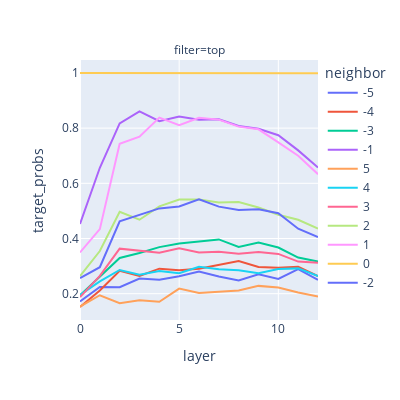

Here is the notebook cell this chart was saved with:
### Code cell
# Linear plot showing the two phases
scores = pd.read_csv(fp).sort_values(by='layer')
scores = scores[(scores['note'] == required_note) & (scores['filter']=='top')]
px.line(scores, x='layer', y='target_probs', color='neighbor', facet_col='filter', 
        width=400, height=400)

### Figure 1 — Plotly figure (JSON) as saved in the notebook; plotly's stock layout.template omitted (floating-point values rounded to 4 significant figures)
{"data": [{"hovertemplate": "neighbor=-5<br>filter=top<br>layer=%{x}<br>target_probs=%{y}<extra></extra>", "legendgroup": "-5", "line": {"color": "#636efa", "dash": "solid"}, "marker": {"symbol": "circle"}, "mode": "lines", "name": "-5", "orientation": "v", "showlegend": true, "type": "scatter", "x": [0, 1, 2, 3, 4, 5, 6, 7, 8, 9, 10, 11, 12], "xaxis": "x", "y": [0.1718, 0.2246, 0.2235, 0.2546, 0.2503, 0.263, 0.2801, 0.2625, 0.2478, 0.2705, 0.2536, 0.2889, 0.2502], "yaxis": "y"}, {"hovertemplate": "neighbor=-4<br>filter=top<br>layer=%{x}<br>target_probs=%{y}<extra></extra>", "legendgroup": "-4", "line": {"color": "#EF553B", "dash": "solid"}, "marker": {"symbol": "circle"}, "mode": "lines", "name": "-4", "orientation": "v", "showlegend": true, "type": "scatter", "x": [0, 1, 2, 3, 4, 5, 6, 7, 8, 9, 10, 11, 12], "xaxis": "x", "y": [0.1517, 0.2115, 0.283, 0.2639, 0.2906, 0.2851, 0.2907, 0.3041, 0.3184, 0.2966, 0.2943, 0.2973, 0.264], "yaxis": "y"}, {"hovertemplate": "neighbor=-3<br>filter=top<br>layer=%{x}<br>target_probs=%{y}<extra></extra>", "legendgroup": "-3", "line": {"color": "#00cc96", "dash": "solid"}, "marker": {"symbol": "circle"}, "mode": "lines", "name": "-3", "orientation": "v", "showlegend": true, "type": "scatter", "x": [0, 1, 2, 3, 4, 5, 6, 7, 8, 9, 10, 11, 12], "xaxis": "x", "y": [0.194, 0.2635, 0.3296, 0.3478, 0.3687, 0.3815, 0.3878, 0.3966, 0.3696, 0.3855, 0.3672, 0.3309, 0.3164], "yaxis": "y"}, {"hovertemplate": "neighbor=-1<br>filter=top<br>layer=%{x}<br>target_probs=%{y}<extra></extra>", "legendgroup": "-1", "line": {"color": "#ab63fa", "dash": "solid"}, "marker": {"symbol": "circle"}, "mode": "lines", "name": "-1", "orientation": "v", "showlegend": true, "type": "scatter", "x": [0, 1, 2, 3, 4, 5, 6, 7, 8, 9, 10, 11, 12], "xaxis": "x", "y": [0.453, 0.6564, 0.8172, 0.861, 0.8253, 0.8419, 0.8307, 0.8324, 0.8081, 0.798, 0.7743, 0.7194, 0.6574], "yaxis": "y"}, {"hovertemplate": "neighbor=5<br>filter=top<br>layer=%{x}<br>target_probs=%{y}<extra></extra>", "legendgroup": "5", "line": {"color": "#FFA15A", "dash": "solid"}, "marker": {"symbol": "circle"}, "mode": "lines", "name": "5", "orientation": "v", "showlegend": true, "type": "scatter", "x": [0, 1, 2, 3, 4, 5, 6, 7, 8, 9, 10, 11, 12], "xaxis": "x", "y": [0.1535, 0.1943, 0.1652, 0.1762, 0.1705, 0.2186, 0.2026, 0.2066, 0.2112, 0.2282, 0.2223, 0.2042, 0.1897], "yaxis": "y"}, {"hovertemplate": "neighbor=4<br>filter=top<br>layer=%{x}<br>target_probs=%{y}<extra></extra>", "legendgroup": "4", "line": {"color": "#19d3f3", "dash": "solid"}, "marker": {"symbol": "circle"}, "mode": "lines", "name": "4", "orientation": "v", "showlegend": true, "type": "scatter", "x": [0, 1, 2, 3, 4, 5, 6, 7, 8, 9, 10, 11, 12], "xaxis": "x", "y": [0.1955, 0.2445, 0.286, 0.2683, 0.2818, 0.2743, 0.2974, 0.2887, 0.285, 0.274, 0.2897, 0.2917, 0.2641], "yaxis": "y"}, {"hovertemplate": "neighbor=3<br>filter=top<br>layer=%{x}<br>target_probs=%{y}<extra></extra>", "legendgroup": "3", "line": {"color": "#FF6692", "dash": "solid"}, "marker": {"symbol": "circle"}, "mode": "lines", "name": "3", "orientation": "v", "showlegend": true, "type": "scatter", "x": [0, 1, 2, 3, 4, 5, 6, 7, 8, 9, 10, 11, 12], "xaxis": "x", "y": [0.1876, 0.2644, 0.3632, 0.3562, 0.348, 0.3644, 0.3494, 0.3517, 0.3451, 0.3511, 0.3442, 0.3163, 0.312], "yaxis": "y"}, {"hovertemplate": "neighbor=2<br>filter=top<br>layer=%{x}<br>target_probs=%{y}<extra></extra>", "legendgroup": "2", "line": {"color": "#B6E880", "dash": "solid"}, "marker": {"symbol": "circle"}, "mode": "lines", "name": "2", "orientation": "v", "showlegend": true, "type": "scatter", "x": [0, 1, 2, 3, 4, 5, 6, 7, 8, 9, 10, 11, 12], "xaxis": "x", "y": [0.264, 0.3545, 0.497, 0.468, 0.5163, 0.5413, 0.5414, 0.5305, 0.5325, 0.5124, 0.4863, 0.4679, 0.4357], "yaxis": "y"}, {"hovertemplate": "neighbor=1<br>filter=top<br>layer=%{x}<br>target_probs=%{y}<extra></extra>", "legendgroup": "1", "line": {"color": "#FF97FF", "dash": "solid"}, "marker": {"symbol": "circle"}, "mode": "lines", "name": "1", "orientation": "v", "showlegend": true, "type": "scatter", "x": [0, 1, 2, 3, 4, 5, 6, 7, 8, 9, 10, 11, 12], "xaxis": "x", "y": [0.3495, 0.4339, 0.7431, 0.7688, 0.8382, 0.8103, 0.8374, 0.8309, 0.8055, 0.7957, 0.7487, 0.7002, 0.633], "yaxis": "y"}, {"hovertemplate": "neighbor=0<br>filter=top<br>layer=%{x}<br>target_probs=%{y}<extra></extra>", "legendgroup": "0", "line": {"color": "#FECB52", "dash": "solid"}, "marker": {"symbol": "circle"}, "mode": "lines", "name": "0", "orientation": "v", "showlegend": true, "type": "scatter", "x": [0, 1, 2, 3, 4, 5, 6, 7, 8, 9, 10, 11, 12], "xaxis": "x", "y": [0.9998, 0.9998, 0.9997, 0.9996, 0.9995, 0.9995, 0.9992, 0.9985, 0.9978, 0.9976, 0.9973, 0.9977, 0.9986], "yaxis": "y"}, {"hovertemplate": "neighbor=-2<br>filter=top<br>layer=%{x}<br>target_probs=%{y}<extra></extra>", "legendgroup": "-2", "line": {"color": "#636efa", "dash": "solid"}, "marker": {"symbol": "circle"}, "mode": "lines", "name": "-2", "orientation": "v", "showlegend": true, "type": "scatter", "x": [0, 1, 2, 3, 4, 5, 6, 7, 8, 9, 10, 11, 12], "xaxis": "x", "y": [0.2566, 0.2959, 0.4625, 0.4861, 0.5091, 0.5161, 0.5423, 0.5155, 0.5031, 0.5057, 0.4917, 0.4356, 0.4053], "yaxis": "y"}], "layout": {"annotations": [{"font": {}, "showarrow": false, "text": "filter=top", "x": 0.5, "xanchor": "center", "xref": "paper", "y": 1, "yanchor": "bottom", "yref": "paper"}], "height": 400, "legend": {"title": {"text": "neighbor"}, "tracegroupgap": 0}, "margin": {"t": 60}, "width": 400, "xaxis": {"anchor": "y", "autorange": true, "domain": [0, 1], "range": [0, 12], "title": {"text": "layer"}, "type": "linear"}, "yaxis": {"anchor": "x", "autorange": true, "domain": [0, 1], "range": [0.1046, 1.047], "title": {"text": "target_probs"}, "type": "linear"}}}
